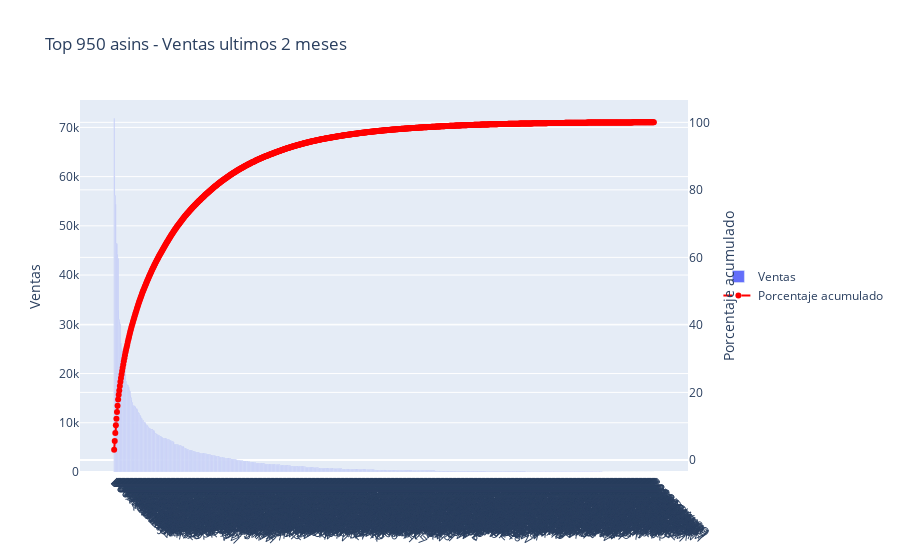

The cell this chart's notebook holds for it:
### Code cell
import plotly.express as px
import plotly.graph_objects as go

# ... (código de preparación de datos)
productos_positivos = ventas_por_producto.groupby('asin')['sde1'].sum().loc[lambda x: x > 0].index
ventas_por_producto_filtrado = ventas_por_producto[ventas_por_producto['asin'].isin(productos_positivos)]

# Limitar a los top N productos para mejorar la visualización
n = len(ventas_por_producto_filtrado['asin'].unique())
#top_n = 2000
top_n = n
ventas_top = ventas_por_producto_filtrado.head(top_n)

# Calcular el porcentaje acumulado
ventas_top['porcentaje_acumulado'] = ventas_top['sde1'].cumsum() / ventas_top['sde1'].sum() * 100

# Crear gráfico interactivo con Plotly
fig = go.Figure()

# Agregar barras para las ventas
fig.add_trace(go.Bar(x=ventas_top['asin'], y=ventas_top['sde1'], name='Ventas'))

# Configurar el eje Y izquierdo para las ventas
fig.update_layout(yaxis=dict(title='Ventas'))

# Configurar el eje Y derecho para el porcentaje acumulado
fig.update_layout(yaxis2=dict(title='Porcentaje acumulado', overlaying='y', side='right'))

# Agregar línea de porcentaje acumulado
fig.add_trace(go.Scatter(x=ventas_top['asin'], y=ventas_top['porcentaje_acumulado'],
                         mode='lines+markers',
                         name='Porcentaje acumulado',
                         line=dict(color='red', dash='dash'),
                         text=[f'Rank: {rank+1}<br>{ventas_top.iloc[rank]["asin"]}' for rank in range(len(ventas_top))],
                         hoverinfo='text+y',
                         yaxis='y2'))

# Ajustes de diseño
fig.update_layout(title=f'Top {top_n} asins - Ventas ultimos 2 meses',
                  xaxis=dict(tickangle=45, tickmode='array', tickvals=list(ventas_top['asin'])),
                  legend=dict(x=1.05, y=0.5))

# Mostrar el gráfico interactivo
fig.show()

### Figure 1 — Plotly figure (JSON) as saved in the notebook; plotly's stock layout.template omitted (floating-point values rounded to 4 significant figures; data arrays with more than 128 entries replaced by an {"elided": "..."} marker saying what was removed)
{"data": [{"name": "Ventas", "type": "bar", "x": {"elided": "950 str values"}, "y": {"elided": "950 float values"}}, {"hoverinfo": "text+y", "line": {"color": "red", "dash": "dash"}, "mode": "lines+markers", "name": "Porcentaje acumulado", "text": {"elided": "950 str values"}, "type": "scatter", "x": {"elided": "950 str values"}, "y": {"elided": "950 float values"}, "yaxis": "y2"}], "layout": {"legend": {"x": 1.05, "y": 0.5}, "title": {"text": "Top 950 asins - Ventas ultimos 2 meses"}, "xaxis": {"tickangle": 45, "tickmode": "array", "tickvals": {"elided": "950 str values"}}, "yaxis": {"title": {"text": "Ventas"}}, "yaxis2": {"overlaying": "y", "side": "right", "title": {"text": "Porcentaje acumulado"}}}}
